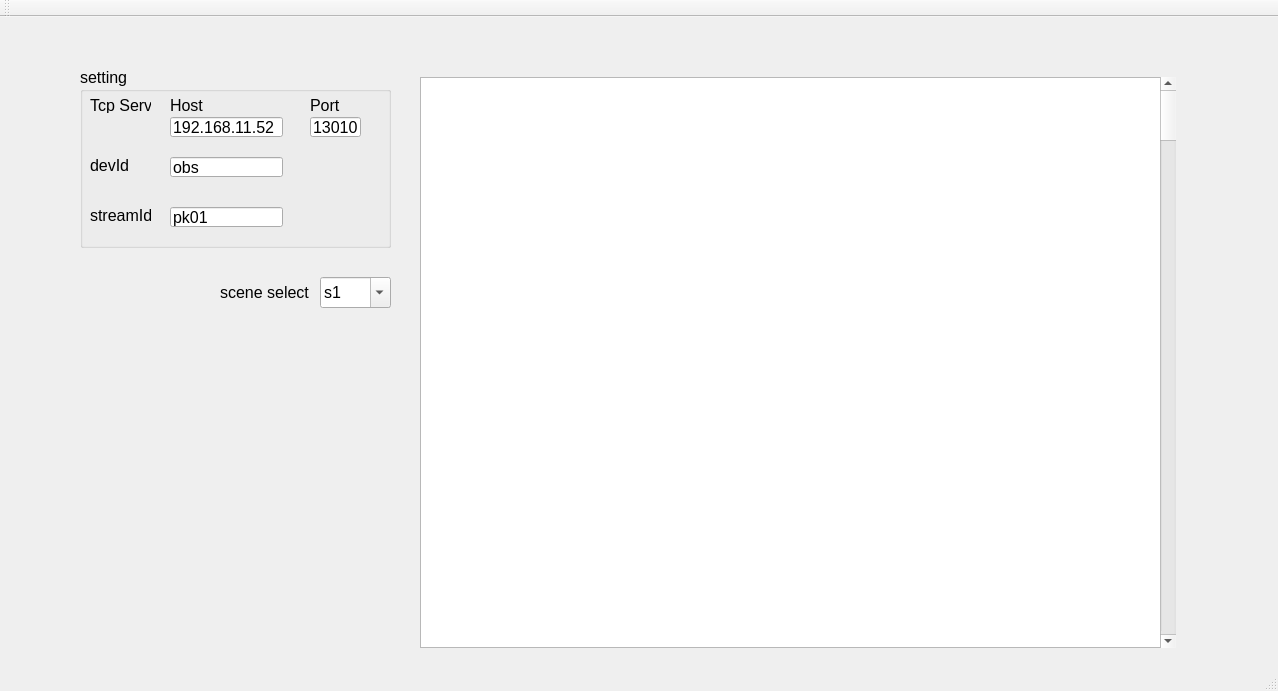
<?xml version="1.0" encoding="UTF-8"?>
<ui version="4.0">
 <class>OperatorClass</class>
 <widget class="QMainWindow" name="OperatorClass">
  <property name="geometry">
   <rect>
    <x>0</x>
    <y>0</y>
    <width>1278</width>
    <height>691</height>
   </rect>
  </property>
  <property name="windowTitle">
   <string>Obs Operator</string>
  </property>
  <widget class="QWidget" name="centralWidget">
   <widget class="QComboBox" name="sceneSelect">
    <property name="geometry">
     <rect>
      <x>320</x>
      <y>260</y>
      <width>71</width>
      <height>31</height>
     </rect>
    </property>
    <property name="font">
     <font>
      <family>Arial</family>
      <pointsize>12</pointsize>
     </font>
    </property>
    <property name="accessibleName">
     <string/>
    </property>
    <property name="editable">
     <bool>true</bool>
    </property>
    <property name="currentText">
     <string extracomment="场景选择">s1</string>
    </property>
    <property name="currentIndex">
     <number>0</number>
    </property>
    <item>
     <property name="text">
      <string>s1</string>
     </property>
    </item>
    <item>
     <property name="text">
      <string>s2</string>
     </property>
    </item>
    <item>
     <property name="text">
      <string>s3</string>
     </property>
    </item>
   </widget>
   <widget class="QGroupBox" name="groupBox">
    <property name="geometry">
     <rect>
      <x>80</x>
      <y>50</y>
      <width>311</width>
      <height>181</height>
     </rect>
    </property>
    <property name="font">
     <font>
      <family>Arial</family>
      <pointsize>12</pointsize>
     </font>
    </property>
    <property name="title">
     <string>setting</string>
    </property>
    <widget class="QLabel" name="label">
     <property name="geometry">
      <rect>
       <x>10</x>
       <y>30</y>
       <width>61</width>
       <height>16</height>
      </rect>
     </property>
     <property name="text">
      <string>Tcp Server</string>
     </property>
    </widget>
    <widget class="QLineEdit" name="svrTcpHost">
     <property name="geometry">
      <rect>
       <x>90</x>
       <y>50</y>
       <width>113</width>
       <height>20</height>
      </rect>
     </property>
     <property name="text">
      <string>192.168.11.52</string>
     </property>
    </widget>
    <widget class="QLabel" name="label_2">
     <property name="geometry">
      <rect>
       <x>90</x>
       <y>30</y>
       <width>61</width>
       <height>16</height>
      </rect>
     </property>
     <property name="text">
      <string>Host</string>
     </property>
    </widget>
    <widget class="QLabel" name="label_3">
     <property name="geometry">
      <rect>
       <x>230</x>
       <y>30</y>
       <width>61</width>
       <height>16</height>
      </rect>
     </property>
     <property name="text">
      <string>Port</string>
     </property>
    </widget>
    <widget class="QLineEdit" name="svrTcpPort">
     <property name="geometry">
      <rect>
       <x>230</x>
       <y>50</y>
       <width>51</width>
       <height>20</height>
      </rect>
     </property>
     <property name="text">
      <string>13010</string>
     </property>
    </widget>
    <widget class="QLabel" name="label_4">
     <property name="geometry">
      <rect>
       <x>10</x>
       <y>90</y>
       <width>61</width>
       <height>16</height>
      </rect>
     </property>
     <property name="text">
      <string>devId</string>
     </property>
    </widget>
    <widget class="QLineEdit" name="devId">
     <property name="enabled">
      <bool>true</bool>
     </property>
     <property name="geometry">
      <rect>
       <x>90</x>
       <y>90</y>
       <width>113</width>
       <height>20</height>
      </rect>
     </property>
     <property name="text">
      <string>obs</string>
     </property>
     <property name="readOnly">
      <bool>true</bool>
     </property>
    </widget>
    <widget class="QLabel" name="label_5">
     <property name="geometry">
      <rect>
       <x>10</x>
       <y>140</y>
       <width>61</width>
       <height>16</height>
      </rect>
     </property>
     <property name="text">
      <string>streamId</string>
     </property>
    </widget>
    <widget class="QLineEdit" name="streamId">
     <property name="geometry">
      <rect>
       <x>90</x>
       <y>140</y>
       <width>113</width>
       <height>20</height>
      </rect>
     </property>
     <property name="text">
      <string>pk01</string>
     </property>
    </widget>
   </widget>
   <widget class="QLabel" name="label_6">
    <property name="geometry">
     <rect>
      <x>220</x>
      <y>260</y>
      <width>91</width>
      <height>31</height>
     </rect>
    </property>
    <property name="font">
     <font>
      <family>Arial</family>
      <pointsize>12</pointsize>
     </font>
    </property>
    <property name="text">
     <string>scene select</string>
    </property>
   </widget>
   <widget class="QPlainTextEdit" name="plainTextEdit">
    <property name="geometry">
     <rect>
      <x>420</x>
      <y>60</y>
      <width>751</width>
      <height>571</height>
     </rect>
    </property>
   </widget>
   <widget class="QScrollBar" name="verticalScrollBar">
    <property name="geometry">
     <rect>
      <x>1160</x>
      <y>60</y>
      <width>16</width>
      <height>571</height>
     </rect>
    </property>
    <property name="orientation">
     <enum>Qt::Vertical</enum>
    </property>
   </widget>
  </widget>
  <widget class="QToolBar" name="mainToolBar">
   <attribute name="toolBarArea">
    <enum>TopToolBarArea</enum>
   </attribute>
   <attribute name="toolBarBreak">
    <bool>false</bool>
   </attribute>
  </widget>
  <widget class="QStatusBar" name="statusBar"/>
 </widget>
 <layoutdefault spacing="6" margin="11"/>
 <resources>
  <include location="Operator.qrc"/>
 </resources>
 <connections/>
</ui>
